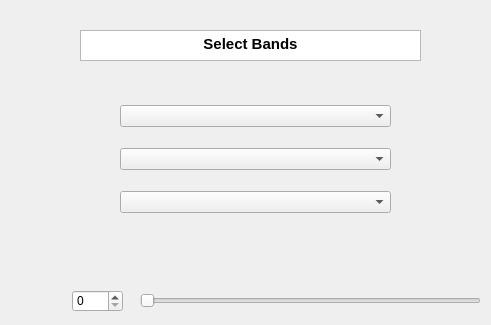
<?xml version="1.0" encoding="UTF-8"?>
<ui version="4.0">
 <class>DialogRoll</class>
 <widget class="QDialog" name="DialogRoll">
  <property name="geometry">
   <rect>
    <x>0</x>
    <y>0</y>
    <width>491</width>
    <height>325</height>
   </rect>
  </property>
  <property name="windowTitle">
   <string>Dialog</string>
  </property>
  <widget class="QSlider" name="horizontalSlider">
   <property name="geometry">
    <rect>
     <x>140</x>
     <y>290</y>
     <width>341</width>
     <height>22</height>
    </rect>
   </property>
   <property name="orientation">
    <enum>Qt::Horizontal</enum>
   </property>
  </widget>
  <widget class="QTextBrowser" name="textBrowser">
   <property name="geometry">
    <rect>
     <x>80</x>
     <y>30</y>
     <width>341</width>
     <height>31</height>
    </rect>
   </property>
   <property name="html">
    <string>&lt;!DOCTYPE HTML PUBLIC &quot;-//W3C//DTD HTML 4.0//EN&quot; &quot;http://www.w3.org/TR/REC-html40/strict.dtd&quot;&gt;
&lt;html&gt;&lt;head&gt;&lt;meta name=&quot;qrichtext&quot; content=&quot;1&quot; /&gt;&lt;style type=&quot;text/css&quot;&gt;
p, li { white-space: pre-wrap; }
&lt;/style&gt;&lt;/head&gt;&lt;body style=&quot; font-family:'SimSun'; font-size:8.83019pt; font-weight:400; font-style:normal;&quot;&gt;
&lt;p align=&quot;center&quot; style=&quot; margin-top:12px; margin-bottom:12px; margin-left:0px; margin-right:0px; -qt-block-indent:0; text-indent:0px;&quot;&gt;&lt;span style=&quot; font-size:11pt; font-weight:600;&quot;&gt;Select Bands&lt;/span&gt;&lt;/p&gt;&lt;/body&gt;&lt;/html&gt;</string>
   </property>
  </widget>
  <widget class="QSpinBox" name="spinBox_2">
   <property name="geometry">
    <rect>
     <x>72</x>
     <y>290</y>
     <width>51</width>
     <height>22</height>
    </rect>
   </property>
  </widget>
  <widget class="QWidget" name="">
   <property name="geometry">
    <rect>
     <x>120</x>
     <y>90</y>
     <width>271</width>
     <height>141</height>
    </rect>
   </property>
   <layout class="QVBoxLayout" name="verticalLayout">
    <item>
     <widget class="QComboBox" name="comboBox"/>
    </item>
    <item>
     <widget class="QComboBox" name="comboBox_2"/>
    </item>
    <item>
     <widget class="QComboBox" name="comboBox_3"/>
    </item>
   </layout>
  </widget>
 </widget>
 <resources/>
 <connections/>
</ui>
